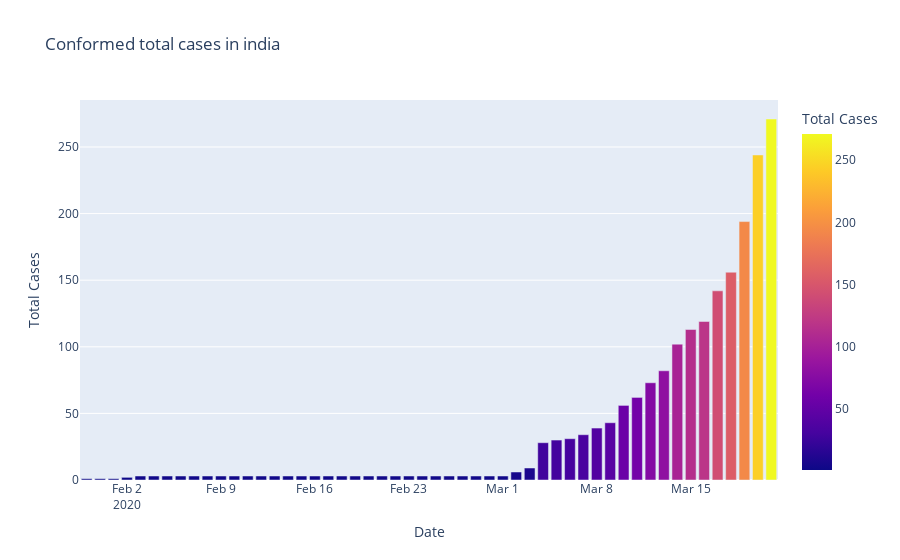

The code cell stored with this chart in its notebook:
### Code cell
#matplotlib
fig=plt.figure(figsize=(14,5))
axes=fig.add_axes([0.1,0.1,0.8,0.8])
axes.bar(c_india["Date"],c_india["Total Cases"])
axes.set_xlabel("Date")
axes.set_ylabel("Total Cases")
axes.set_title("Conformed total cases in india")
plt.show()
#plotly
ax=px.bar(c_india,x="Date",y="Total Cases",color="Total Cases",title="Conformed total cases in india")
ax.show()

### Figure 1 — Plotly figure (JSON) as saved in the notebook; plotly's stock layout.template omitted (floating-point values rounded to 4 significant figures)
{"data": [{"alignmentgroup": "True", "hovertemplate": "Date=%{x}<br>Total Cases=%{marker.color}<extra></extra>", "legendgroup": "", "marker": {"color": [1, 1, 1, 2, 3, 3, 3, 3, 3, 3, 3, 3, 3, 3, 3, 3, 3, 3, 3, 3, 3, 3, 3, 3, 3, 3, 3, 3, 3, 3, 3, 3, 6, 9, 28, 30, 31, 34, 39, 43, 56, 62, 73, 82, 102, 113, 119, 142, 156, 194, 244, 271], "coloraxis": "coloraxis"}, "name": "", "offsetgroup": "", "orientation": "v", "showlegend": false, "textposition": "auto", "type": "bar", "x": ["2020-01-30T00:00:00", "2020-01-31T00:00:00", "2020-02-01T00:00:00", "2020-02-02T00:00:00", "2020-02-03T00:00:00", "2020-02-04T00:00:00", "2020-02-05T00:00:00", "2020-02-06T00:00:00", "2020-02-07T00:00:00", "2020-02-08T00:00:00", "2020-02-09T00:00:00", "2020-02-10T00:00:00", "2020-02-11T00:00:00", "2020-02-12T00:00:00", "2020-02-13T00:00:00", "2020-02-14T00:00:00", "2020-02-15T00:00:00", "2020-02-16T00:00:00", "2020-02-17T00:00:00", "2020-02-18T00:00:00", "2020-02-19T00:00:00", "2020-02-20T00:00:00", "2020-02-21T00:00:00", "2020-02-22T00:00:00", "2020-02-23T00:00:00", "2020-02-24T00:00:00", "2020-02-25T00:00:00", "2020-02-26T00:00:00", "2020-02-27T00:00:00", "2020-02-28T00:00:00", "2020-02-29T00:00:00", "2020-03-01T00:00:00", "2020-03-02T00:00:00", "2020-03-03T00:00:00", "2020-03-04T00:00:00", "2020-03-05T00:00:00", "2020-03-06T00:00:00", "2020-03-07T00:00:00", "2020-03-08T00:00:00", "2020-03-09T00:00:00", "2020-03-10T00:00:00", "2020-03-11T00:00:00", "2020-03-12T00:00:00", "2020-03-13T00:00:00", "2020-03-14T00:00:00", "2020-03-15T00:00:00", "2020-03-16T00:00:00", "2020-03-17T00:00:00", "2020-03-18T00:00:00", "2020-03-19T00:00:00", "2020-03-20T00:00:00", "2020-03-21T00:00:00"], "xaxis": "x", "y": [1, 1, 1, 2, 3, 3, 3, 3, 3, 3, 3, 3, 3, 3, 3, 3, 3, 3, 3, 3, 3, 3, 3, 3, 3, 3, 3, 3, 3, 3, 3, 3, 6, 9, 28, 30, 31, 34, 39, 43, 56, 62, 73, 82, 102, 113, 119, 142, 156, 194, 244, 271], "yaxis": "y"}], "layout": {"barmode": "relative", "coloraxis": {"colorbar": {"title": {"text": "Total Cases"}}, "colorscale": [[0, "#0d0887"], [0.1111, "#46039f"], [0.2222, "#7201a8"], [0.3333, "#9c179e"], [0.4444, "#bd3786"], [0.5556, "#d8576b"], [0.6667, "#ed7953"], [0.7778, "#fb9f3a"], [0.8889, "#fdca26"], [1, "#f0f921"]]}, "legend": {"tracegroupgap": 0}, "title": {"text": "Conformed total cases in india"}, "xaxis": {"anchor": "y", "domain": [0, 1], "title": {"text": "Date"}}, "yaxis": {"anchor": "x", "domain": [0, 1], "title": {"text": "Total Cases"}}}}
